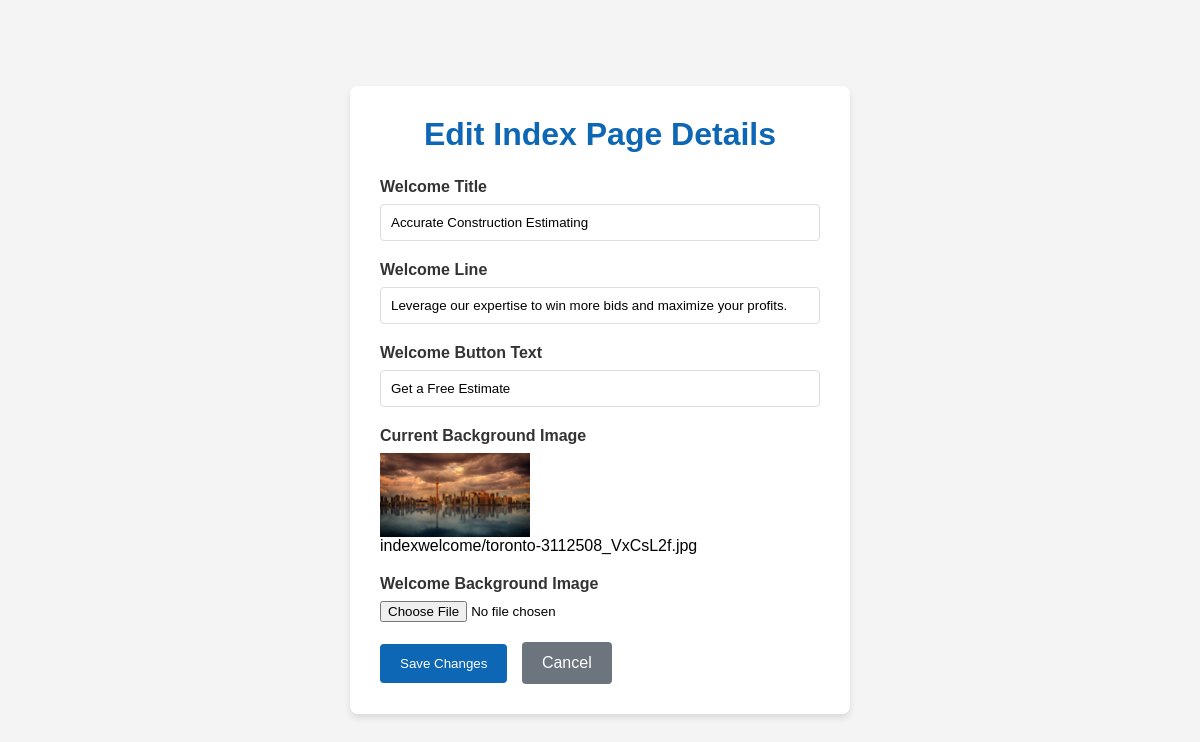
Page /indexmanage/edit/ on the committed database.
### app/models.py (models this page shows)
class Indexmanage(models.Model):
    title = models.CharField(max_length=50)
    line = models.CharField(max_length=100)
    button_text = models.CharField(max_length=10)
    background_image = models.ImageField(upload_to='indexwelcome/', blank=True, null=True)

### app/views.py (the view)
# urls.py: path('indexmanage/edit/', views.edit_indexmanage, name='edit_indexmanage'),
def edit_indexmanage(request):
    indexmanagedetails = Indexmanage.objects.first()
    if indexmanagedetails:
        if request.method == 'POST':
            indexmanagedetails.title = request.POST.get('wtitle')
            indexmanagedetails.line = request.POST.get('wline')
            indexmanagedetails.button_text = request.POST.get('wbtn')
            if 'wimg' in request.FILES:
             indexmanagedetails.background_image = request.FILES.get('wimg')
            indexmanagedetails.save()
            messages.success(request, 'Index manage page details updated successfully.')
            return redirect('adminpanel')
    else:
            messages.error(request, 'First add details')
            return redirect('adminpanel')
    return render(request, 'edit_indexmanage.html',{'indexmanagedetails':indexmanagedetails})

### app/templates/edit_indexmanage.html (shortened to what this page needs)
<!DOCTYPE html>
<html lang="en">
<head>
</head>
<body>
    <div class="container">
        <h1>Edit Index Page Details</h1>
        <form method="POST" enctype="multipart/form-data">
            <div class="form-group">
                <label for="title">Welcome Title</label>
                <input type="text" id="title" name="wtitle" value="{{ indexmanagedetails.title }}">
            </div>
            <div class="form-group">
                <label for="detail">Welcome Line</label>
                <input type="text" id="title" name="wline" value="{{ indexmanagedetails.line }}">
            </div>
            <div class="form-group">
                <label for="detail">Welcome Button Text</label>
                <input type="text" id="title" name="wbtn" value="{{ indexmanagedetails.button_text }}">
            </div>
            <div class="form-group">
                <label>Current Background Image</label>
                {% if indexmanagedetails.background_image %}
                    <img src="{{ indexmanagedetails.background_image.url }}" alt="Current Image" style="width: 150px; height: auto; display: block;">
                    <p>{{ indexmanagedetails.background_image }}</p>
                {% else %}
                    <p>No image uploaded</p>
                {% endif %}
            </div>
            <div class="form-group">
                <label>Welcome Background Image</label>
                <input type="file" name="wimg" value="{{ indexmanagedetails.background_image }}" >
            </div>
            <button type="submit" class="btn">Save Changes</button>
            <a href="{% url 'adminpanel' %}" class="btn btn-cancel">Cancel</a>
        </form>
    </div>
</body>
</html>

### app/templates/edit_indexmanage.html (style rules this page uses)
* { box-sizing: border-box; margin: 0; padding: 0; }
body { font-family: Arial, sans-serif; background-color: #f4f4f4; display: flex; justify-content: center; align-items: center; min-height: 100vh; padding: 20px; }
.container { background-color: white; width: 100%; max-width: 500px; padding: 30px; border-radius: 8px; box-shadow: 0 4px 6px rgba(0, 0, 0, 0.1); }
h1 { text-align: center; color: #0D67B5; margin-bottom: 25px; }
.form-group { margin-bottom: 20px; }
label { display: block; margin-bottom: 8px; color: #333; font-weight: bold; }
input[type="text"], textarea { width: 100%; padding: 10px; border: 1px solid #ddd; border-radius: 4px; }
.btn { display: inline-block; background-color: #0D67B5; color: white; padding: 12px 20px; border: none; border-radius: 4px; cursor: pointer; text-decoration: none; margin-right: 10px; }
.btn-cancel { background-color: #6c757d; }

### rows in the picture
Indexmanage: wtitle "Accurate Construction Estimating", wline "Leverage our expertise to win more bids and maximize your profits.", wbtn "Get a Free Estimate", background_image (picture), background_image "indexwelcome/toronto-3112508_VxCsL2f.jpg"
